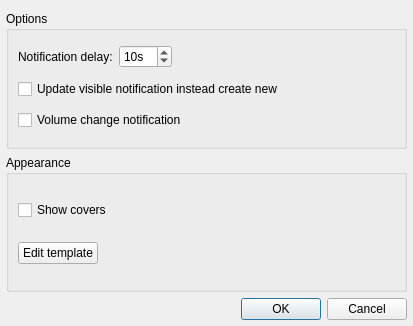
<?xml version="1.0" encoding="UTF-8"?>
<ui version="4.0">
 <class>KdeNotifySettingsDialog</class>
 <widget class="QDialog" name="KdeNotifySettingsDialog">
  <property name="geometry">
   <rect>
    <x>0</x>
    <y>0</y>
    <width>413</width>
    <height>326</height>
   </rect>
  </property>
  <property name="windowTitle">
   <string>KDE Notification Plugin Settings</string>
  </property>
  <layout class="QGridLayout" name="gridLayout">
   <property name="leftMargin">
    <number>6</number>
   </property>
   <property name="rightMargin">
    <number>6</number>
   </property>
   <property name="bottomMargin">
    <number>6</number>
   </property>
   <item row="3" column="0" colspan="2">
    <widget class="QDialogButtonBox" name="buttonBox">
     <property name="orientation">
      <enum>Qt::Horizontal</enum>
     </property>
     <property name="standardButtons">
      <set>QDialogButtonBox::Cancel|QDialogButtonBox::Ok</set>
     </property>
    </widget>
   </item>
   <item row="0" column="0" colspan="2">
    <widget class="QGroupBox" name="groupBox">
     <property name="title">
      <string>Options</string>
     </property>
     <layout class="QGridLayout" name="gridLayout_3">
      <item row="0" column="0">
       <widget class="QLabel" name="label">
        <property name="text">
         <string>Notification delay:</string>
        </property>
       </widget>
      </item>
      <item row="1" column="0" colspan="3">
       <widget class="QCheckBox" name="updateNotifyCheckBox">
        <property name="text">
         <string>Update visible notification instead create new</string>
        </property>
       </widget>
      </item>
      <item row="0" column="2">
       <spacer name="horizontalSpacer_2">
        <property name="orientation">
         <enum>Qt::Horizontal</enum>
        </property>
        <property name="sizeHint" stdset="0">
         <size>
          <width>40</width>
          <height>20</height>
         </size>
        </property>
       </spacer>
      </item>
      <item row="0" column="1">
       <widget class="QSpinBox" name="notifyDelaySpinBox">
        <property name="suffix">
         <string>s</string>
        </property>
        <property name="maximum">
         <number>100</number>
        </property>
        <property name="value">
         <number>10</number>
        </property>
       </widget>
      </item>
      <item row="2" column="0" colspan="3">
       <widget class="QCheckBox" name="volumeCheckBox">
        <property name="text">
         <string>Volume change notification</string>
        </property>
       </widget>
      </item>
     </layout>
    </widget>
   </item>
   <item row="1" column="0" colspan="2">
    <widget class="QGroupBox" name="groupBox_2">
     <property name="title">
      <string>Appearance</string>
     </property>
     <layout class="QVBoxLayout" name="verticalLayout">
      <item>
       <widget class="QCheckBox" name="showCoversCheckBox">
        <property name="text">
         <string>Show covers</string>
        </property>
       </widget>
      </item>
      <item>
       <layout class="QHBoxLayout" name="horizontalLayout">
        <item>
         <widget class="QPushButton" name="templateButton">
          <property name="text">
           <string>Edit template</string>
          </property>
         </widget>
        </item>
        <item>
         <spacer name="horizontalSpacer">
          <property name="orientation">
           <enum>Qt::Horizontal</enum>
          </property>
          <property name="sizeHint" stdset="0">
           <size>
            <width>40</width>
            <height>20</height>
           </size>
          </property>
         </spacer>
        </item>
       </layout>
      </item>
     </layout>
    </widget>
   </item>
  </layout>
 </widget>
 <resources/>
 <connections>
  <connection>
   <sender>buttonBox</sender>
   <signal>accepted()</signal>
   <receiver>KdeNotifySettingsDialog</receiver>
   <slot>accept()</slot>
   <hints>
    <hint type="sourcelabel">
     <x>248</x>
     <y>254</y>
    </hint>
    <hint type="destinationlabel">
     <x>157</x>
     <y>274</y>
    </hint>
   </hints>
  </connection>
  <connection>
   <sender>buttonBox</sender>
   <signal>rejected()</signal>
   <receiver>KdeNotifySettingsDialog</receiver>
   <slot>reject()</slot>
   <hints>
    <hint type="sourcelabel">
     <x>316</x>
     <y>260</y>
    </hint>
    <hint type="destinationlabel">
     <x>286</x>
     <y>274</y>
    </hint>
   </hints>
  </connection>
 </connections>
</ui>
